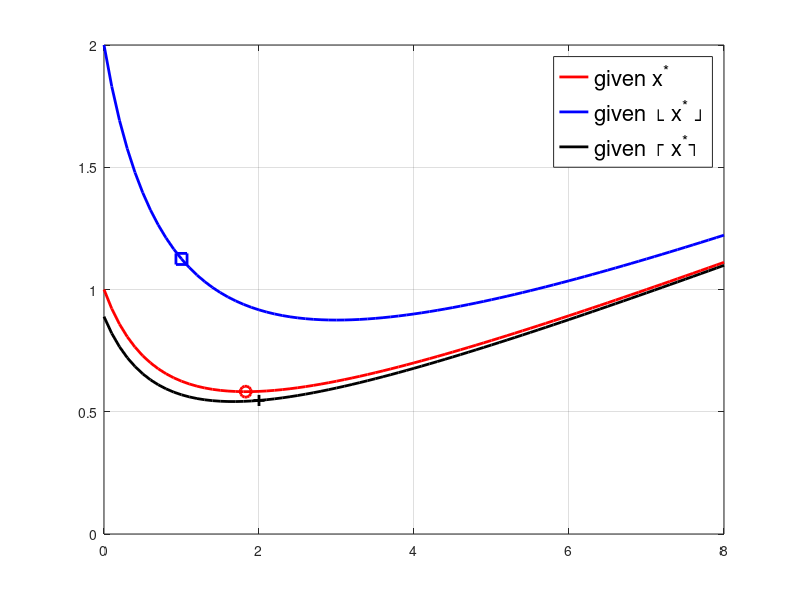

Source code (MATLAB):
clear
lambda = 4;
mu = 4;
rho = lambda / mu;
k = 50;
c = 10;


x_opt = (2*k*lambda^3/c^2)^(1/4) - 1;

B = 0 : .1  : 8;
% given x*
f1 = (1/lambda) .* (B./2) + k*lambda^2/c^2 .*(1/(x_opt+1))^2 .* (1./(B+1));
f1_x = (1/lambda) .* (x_opt./2) + k*lambda^2/c^2 .*(1/(x_opt+1))^2 .* (1./(x_opt+1));

% given x_floor
f2 = (1/lambda) .* (B./2) + k*lambda^2/c^2 .*(1/(floor(x_opt)+1))^2 .* (1./(B+1));
f2_x = (1/lambda) .* (floor(x_opt)./2) + k*lambda^2/c^2 .*(1/(floor(x_opt)+1))^2 .* (1./(floor(x_opt)+1));

% given x_ceiling
f3 = (1/lambda) .* (B./2) + k*lambda^2/c^2 .*(1/(floor(x_opt)+1+1))^2 .* (1./(B+1));
f3_x = (1/lambda) .* ((floor(x_opt)+1)./2) + k*lambda^2/c^2 .*(1/((floor(x_opt)+1)+1))^2 .* (1./((floor(x_opt)+1)+1));

figure(887)
plot(B, f1, 'r','LineWidth',2,'MarkerSize',2)
hold on
plot(B, f2, 'b','LineWidth',2,'MarkerSize',2)
plot(B, f3, 'k','LineWidth',2,'MarkerSize',2)

plot(x_opt, f1_x, 'r-o','LineWidth',2,'MarkerSize',8)
plot(floor(x_opt), f2_x, 'b-s','LineWidth',2,'MarkerSize',8)
plot(floor(x_opt)+1, f3_x, 'k-+','LineWidth',2,'MarkerSize',8)

legend({'given x^*', 'given \lfloor {x^*} \rfloor', 'given \lceil x^*\rceil'}, 'FontSize', 16)
grid on
